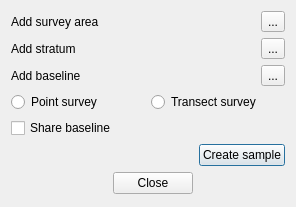
<?xml version="1.0" encoding="UTF-8"?>
<ui version="4.0">
 <class>SurveyDesignDialogBase</class>
 <widget class="QDialog" name="SurveyDesignDialogBase">
  <property name="geometry">
   <rect>
    <x>0</x>
    <y>0</y>
    <width>296</width>
    <height>207</height>
   </rect>
  </property>
  <property name="windowTitle">
   <string>Survey design</string>
  </property>
  <layout class="QGridLayout" name="gridLayout_2">
   <item row="0" column="0" colspan="2">
    <layout class="QGridLayout" name="gridLayout">
     <item row="2" column="0">
      <widget class="QLabel" name="mAddBaselineLabel">
       <property name="text">
        <string>Add baseline</string>
       </property>
      </widget>
     </item>
     <item row="2" column="1">
      <widget class="QToolButton" name="mAddBaselineToolButton">
       <property name="text">
        <string>...</string>
       </property>
       <property name="icon">
        <iconset resource="resources.qrc">
         <normaloff>:/plugins/survey_design/mActionToggleEditing.png</normaloff>:/plugins/survey_design/mActionToggleEditing.png</iconset>
       </property>
       <property name="checkable">
        <bool>true</bool>
       </property>
      </widget>
     </item>
     <item row="1" column="0">
      <widget class="QLabel" name="mAddStratumLabel">
       <property name="text">
        <string>Add stratum</string>
       </property>
      </widget>
     </item>
     <item row="1" column="1">
      <widget class="QToolButton" name="mAddStratumToolButton">
       <property name="text">
        <string>...</string>
       </property>
       <property name="icon">
        <iconset resource="resources.qrc">
         <normaloff>:/plugins/survey_design/mActionToggleEditing.png</normaloff>:/plugins/survey_design/mActionToggleEditing.png</iconset>
       </property>
       <property name="checkable">
        <bool>true</bool>
       </property>
      </widget>
     </item>
     <item row="0" column="0">
      <widget class="QLabel" name="mAddSurveyAreaLabel">
       <property name="text">
        <string>Add survey area</string>
       </property>
      </widget>
     </item>
     <item row="0" column="1">
      <widget class="QToolButton" name="mAddSurveyAreaToolButton">
       <property name="text">
        <string>...</string>
       </property>
       <property name="icon">
        <iconset resource="resources.qrc">
         <normaloff>:/plugins/survey_design/mActionToggleEditing.png</normaloff>:/plugins/survey_design/mActionToggleEditing.png</iconset>
       </property>
       <property name="checkable">
        <bool>true</bool>
       </property>
      </widget>
     </item>
    </layout>
   </item>
   <item row="1" column="0" colspan="2">
    <layout class="QHBoxLayout" name="horizontalLayout">
     <item>
      <widget class="QRadioButton" name="mPointSurveyRadioButton">
       <property name="text">
        <string>Point survey</string>
       </property>
      </widget>
     </item>
     <item>
      <widget class="QRadioButton" name="mTransectSurveyRadioButton">
       <property name="text">
        <string>Transect survey</string>
       </property>
      </widget>
     </item>
    </layout>
   </item>
   <item row="2" column="0" colspan="2">
    <layout class="QHBoxLayout" name="horizontalLayout_2">
     <item>
      <widget class="QCheckBox" name="mShareBaselineCheckBox">
       <property name="text">
        <string>Share baseline</string>
       </property>
       <property name="checked">
        <bool>false</bool>
       </property>
      </widget>
     </item>
    </layout>
   </item>
   <item row="3" column="0">
    <spacer name="horizontalSpacer">
     <property name="orientation">
      <enum>Qt::Horizontal</enum>
     </property>
     <property name="sizeHint" stdset="0">
      <size>
       <width>196</width>
       <height>20</height>
      </size>
     </property>
    </spacer>
   </item>
   <item row="3" column="1">
    <widget class="QPushButton" name="mCreateSampleButton">
     <property name="text">
      <string>Create sample</string>
     </property>
    </widget>
   </item>
   <item row="4" column="0">
    <widget class="QDialogButtonBox" name="buttonBox">
     <property name="orientation">
      <enum>Qt::Horizontal</enum>
     </property>
     <property name="standardButtons">
      <set>QDialogButtonBox::Close</set>
     </property>
    </widget>
   </item>
  </layout>
 </widget>
 <resources>
  <include location="resources.qrc"/>
 </resources>
 <connections>
  <connection>
   <sender>buttonBox</sender>
   <signal>accepted()</signal>
   <receiver>SurveyDesignDialogBase</receiver>
   <slot>accept()</slot>
   <hints>
    <hint type="sourcelabel">
     <x>248</x>
     <y>254</y>
    </hint>
    <hint type="destinationlabel">
     <x>157</x>
     <y>274</y>
    </hint>
   </hints>
  </connection>
  <connection>
   <sender>buttonBox</sender>
   <signal>rejected()</signal>
   <receiver>SurveyDesignDialogBase</receiver>
   <slot>reject()</slot>
   <hints>
    <hint type="sourcelabel">
     <x>316</x>
     <y>260</y>
    </hint>
    <hint type="destinationlabel">
     <x>286</x>
     <y>274</y>
    </hint>
   </hints>
  </connection>
 </connections>
</ui>
